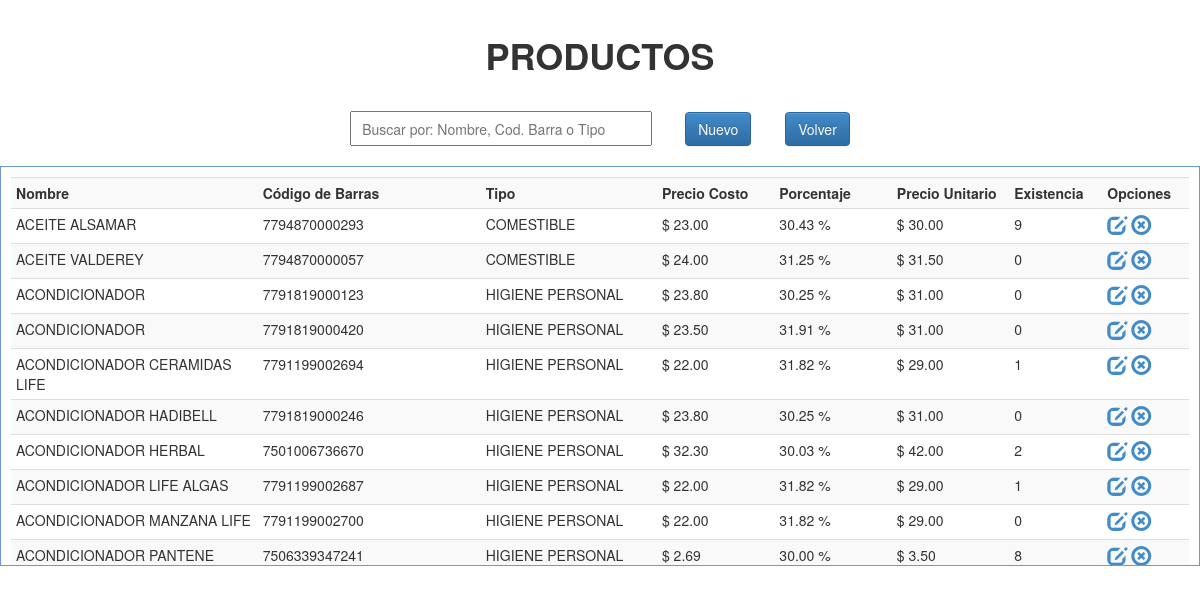
The app's page /php/productos.php (signed in) with its own data.
### tables this page shows
CREATE TABLE IF NOT EXISTS `productos` (
  `id_prod` int(11) NOT NULL AUTO_INCREMENT,
  `nomb_prod` varchar(100) NOT NULL,
  `cod_barra` varchar(100) NOT NULL,
  `tipo_prod` int(11) NOT NULL,
  `precio_cost` decimal(10,2) NOT NULL,
  `porcentaje_prod` decimal(5,2) NOT NULL,
  `precio_unit` decimal(10,2) NOT NULL,
  `existencia_prod` int(10) NOT NULL,
  `fecha_reg` date NOT NULL,
  `iva_prod` decimal(3,2) NOT NULL,
  PRIMARY KEY (`id_prod`)
);

CREATE TABLE IF NOT EXISTS `tipoproductos` (
  `id_tipo_pro` int(11) NOT NULL AUTO_INCREMENT,
  `tipo_pro` varchar(50) NOT NULL,
  PRIMARY KEY (`id_tipo_pro`)
);

### php/productos.php (the view, shortened to what this page needs)
<!DOCTYPE html PUBLIC "-//W3C//DTD XHTML 1.0 Transitional//EN" "http://www.w3.org/TR/xhtml1/DTD/xhtml1-transitional.dtd">
<html xmlns="http://www.w3.org/1999/xhtml">
<head>
<link href="../css/estilo.css" rel="stylesheet">
<link href="../bootstrap/css/bootstrap.css" rel="stylesheet">
<link href="../bootstrap/css/bootstrap.min.css" rel="stylesheet">
<link href="../bootstrap/css/bootstrap-theme.css" rel="stylesheet">
<link href="../bootstrap/css/bootstrap-theme.min.css" rel="stylesheet">
</head>
<body>
    <header><big><strong><font color="#333333">PRODUCTOS</strong></big></header>
    <section>
    <table border="0" align="center">
        <tr>
            <td width="335"><input type="text" placeholder="Buscar por: Nombre, Cod. Barra o Tipo" id="bs-prod" autofocus/></td>
            <td width="100"><button id="nuevo-producto" class="btn btn-primary">Nuevo</button></td>
            <td witdh="200"><a id="volver" class="btn btn-primary" href="herramientas.php">Volver</td>
        </tr>
    </table>
    </section>
    <div class="registros" id="agrega-registros">
        <table class="table table-striped table-condensed table-hover">
            <tr>
                <th width="210">Nombre</th>
                <th width="190">Código de Barras</th>
                <th width="150">Tipo</th>
                <th width="100">Precio Costo</th>
                <th width="100">Porcentaje</th>
                <th width="100">Precio Unitario</th>
                <th width="70">Existencia</th>
                <th width="50">Opciones</th>
            </tr>
        <?php
            $registro = mysql_query("SELECT * FROM productos, tipoproductos WHERE tipo_prod = id_tipo_pro AND nomb_prod != 'VARIOS' ORDER BY nomb_prod ASC");
            while($registro2 = mysql_fetch_array($registro)){
                echo '<tr>
                        <td>'.$registro2['nomb_prod'].'</td>
                        <td>'.$registro2['cod_barra'].'</td>
                        <td>'.$registro2['tipo_pro'].'</td>
                        <td>$ '.$registro2['precio_cost'].'</td>
                        <td>'.$registro2['porcentaje_prod'].' %</td>
                        <td>$ '.$registro2['precio_unit'].'</td>
                        <td>'.$registro2['existencia_prod'].'</td>
                        <td><a style="font-size: 20px;" href="javascript:editarProducto('.$registro2['id_prod'].');" class="glyphicon glyphicon-edit"></a> <a style="font-size: 20px;" href="javascript:eliminarProducto('.$registro2['id_prod'].');" class="glyphicon glyphicon-remove-circle"></a></td>
                    </tr>';
            }
        ?>
        </table>
    </div>
</body>
</html>

### css/estilo.css (style rules this page uses)
body { margin:0px; font-family:"Trebuchet MS", Arial, Helvetica, sans-serif; min-width:1000px; }
header { margin:auto; padding:10px; font-size:30px; width:500px; text-align:center; margin-top:20px; }
section { margin-top:20px; }
section table tr td input { width:90%; padding: 10px; height:35px; outline:none; font-size:14px; }
.registros { margin:auto; width:1200px; margin-top:20px; border:1px solid #6F96DF; height:400px; overflow: auto; padding:10px; }

### records on screen
productos: nomb_prod "ACEITE ALSAMAR", cod_barra "7794870000293", tipoproductos.tipo_pro "COMESTIBLE", precio_cost "23.00", porcentaje_prod "30.43", precio_unit "30.00", existencia_prod "9"
productos: nomb_prod "ACEITE VALDEREY", cod_barra "7794870000057", tipoproductos.tipo_pro "COMESTIBLE", precio_cost "24.00", porcentaje_prod "31.25", precio_unit "31.50", existencia_prod "0"
productos: nomb_prod "ACONDICIONADOR", cod_barra "7791819000123", tipoproductos.tipo_pro "HIGIENE PERSONAL", precio_cost "23.80", porcentaje_prod "30.25", precio_unit "31.00", existencia_prod "0"
productos: nomb_prod "ACONDICIONADOR", cod_barra "7791819000420", tipoproductos.tipo_pro "HIGIENE PERSONAL", precio_cost "23.50", porcentaje_prod "31.91", precio_unit "31.00", existencia_prod "0"
productos: nomb_prod "ACONDICIONADOR CERAMIDAS LIFE", cod_barra "7791199002694", tipoproductos.tipo_pro "HIGIENE PERSONAL", precio_cost "22.00", porcentaje_prod "31.82", precio_unit "29.00", existencia_prod "1"
productos: nomb_prod "ACONDICIONADOR HADIBELL", cod_barra "7791819000246", tipoproductos.tipo_pro "HIGIENE PERSONAL", precio_cost "23.80", porcentaje_prod "30.25", precio_unit "31.00", existencia_prod "0"
productos: nomb_prod "ACONDICIONADOR HERBAL", cod_barra "7501006736670", tipoproductos.tipo_pro "HIGIENE PERSONAL", precio_cost "32.30", porcentaje_prod "30.03", precio_unit "42.00", existencia_prod "2"
productos: nomb_prod "ACONDICIONADOR LIFE ALGAS", cod_barra "7791199002687", tipoproductos.tipo_pro "HIGIENE PERSONAL", precio_cost "22.00", porcentaje_prod "31.82", precio_unit "29.00", existencia_prod "1"
productos: nomb_prod "ACONDICIONADOR MANZANA LIFE", cod_barra "7791199002700", tipoproductos.tipo_pro "HIGIENE PERSONAL", precio_cost "22.00", porcentaje_prod "31.82", precio_unit "29.00", existencia_prod "0"
productos: nomb_prod "ACONDICIONADOR PANTENE", cod_barra "7506339347241", tipoproductos.tipo_pro "HIGIENE PERSONAL", precio_cost "2.69", porcentaje_prod "30.00", precio_unit "3.50", existencia_prod "8"
